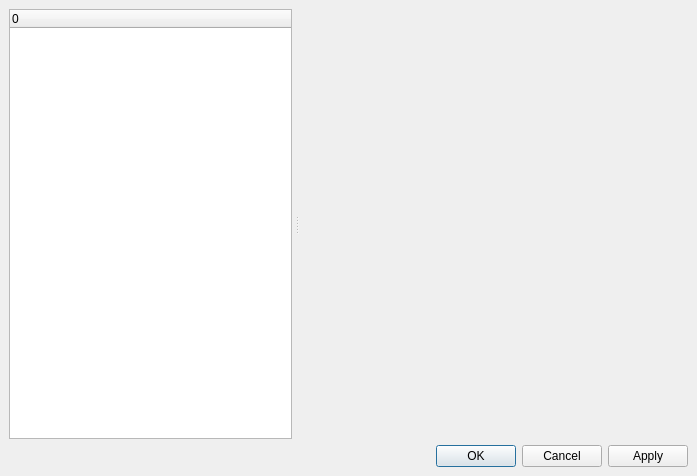
<?xml version="1.0" encoding="UTF-8"?>
<ui version="4.0">
 <class>SettingsDialog</class>
 <widget class="QDialog" name="SettingsDialog">
  <property name="geometry">
   <rect>
    <x>0</x>
    <y>0</y>
    <width>697</width>
    <height>476</height>
   </rect>
  </property>
  <property name="windowTitle">
   <string>Options</string>
  </property>
  <layout class="QVBoxLayout">
   <property name="spacing">
    <number>6</number>
   </property>
   <property name="margin">
    <number>9</number>
   </property>
   <item>
    <widget class="QSplitter" name="splitter">
     <property name="orientation">
      <enum>Qt::Horizontal</enum>
     </property>
     <property name="handleWidth">
      <number>9</number>
     </property>
     <widget class="QTreeWidget" name="pageTree">
      <property name="sizePolicy">
       <sizepolicy hsizetype="Expanding" vsizetype="Expanding">
        <horstretch>0</horstretch>
        <verstretch>0</verstretch>
       </sizepolicy>
      </property>
      <property name="columnCount">
       <number>1</number>
      </property>
      <column>
       <property name="text">
        <string>0</string>
       </property>
      </column>
     </widget>
     <widget class="QWidget" name="layoutWidget">
      <layout class="QVBoxLayout">
       <property name="spacing">
        <number>6</number>
       </property>
       <property name="margin">
        <number>0</number>
       </property>
       <item>
        <widget class="QStackedWidget" name="stackedPages">
         <property name="minimumSize">
          <size>
           <width>350</width>
           <height>250</height>
          </size>
         </property>
        </widget>
       </item>
      </layout>
     </widget>
    </widget>
   </item>
   <item>
    <widget class="QDialogButtonBox" name="buttonBox">
     <property name="orientation">
      <enum>Qt::Horizontal</enum>
     </property>
     <property name="standardButtons">
      <set>QDialogButtonBox::Apply|QDialogButtonBox::Cancel|QDialogButtonBox::Ok</set>
     </property>
    </widget>
   </item>
  </layout>
 </widget>
 <resources/>
 <connections>
  <connection>
   <sender>buttonBox</sender>
   <signal>accepted()</signal>
   <receiver>SettingsDialog</receiver>
   <slot>accept()</slot>
   <hints>
    <hint type="sourcelabel">
     <x>297</x>
     <y>361</y>
    </hint>
    <hint type="destinationlabel">
     <x>297</x>
     <y>193</y>
    </hint>
   </hints>
  </connection>
  <connection>
   <sender>buttonBox</sender>
   <signal>rejected()</signal>
   <receiver>SettingsDialog</receiver>
   <slot>reject()</slot>
   <hints>
    <hint type="sourcelabel">
     <x>297</x>
     <y>361</y>
    </hint>
    <hint type="destinationlabel">
     <x>297</x>
     <y>193</y>
    </hint>
   </hints>
  </connection>
 </connections>
</ui>
